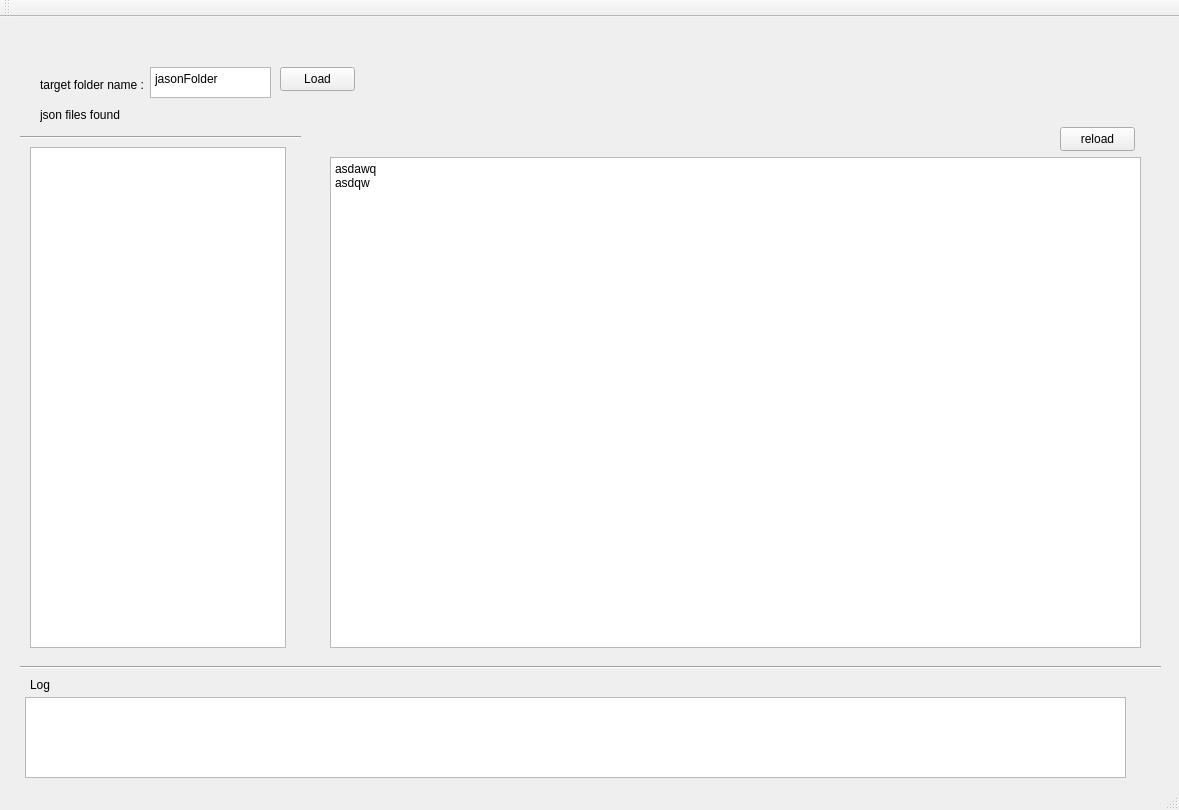
<?xml version="1.0" encoding="UTF-8"?>
<ui version="4.0">
 <class>JsonMasterYunuClass</class>
 <widget class="QMainWindow" name="JsonMasterYunuClass">
  <property name="geometry">
   <rect>
    <x>0</x>
    <y>0</y>
    <width>1179</width>
    <height>810</height>
   </rect>
  </property>
  <property name="windowTitle">
   <string>JsonMasterYunu</string>
  </property>
  <widget class="QWidget" name="centralWidget">
   <widget class="QPushButton" name="reloadButton">
    <property name="geometry">
     <rect>
      <x>1060</x>
      <y>110</y>
      <width>75</width>
      <height>24</height>
     </rect>
    </property>
    <property name="text">
     <string>reload</string>
    </property>
    <property name="flat">
     <bool>false</bool>
    </property>
   </widget>
   <widget class="QListWidget" name="filenameList">
    <property name="geometry">
     <rect>
      <x>30</x>
      <y>130</y>
      <width>256</width>
      <height>501</height>
     </rect>
    </property>
   </widget>
   <widget class="QTextEdit" name="pathTextEdit">
    <property name="geometry">
     <rect>
      <x>150</x>
      <y>50</y>
      <width>121</width>
      <height>31</height>
     </rect>
    </property>
    <property name="html">
     <string>&lt;!DOCTYPE HTML PUBLIC &quot;-//W3C//DTD HTML 4.0//EN&quot; &quot;http://www.w3.org/TR/REC-html40/strict.dtd&quot;&gt;
&lt;html&gt;&lt;head&gt;&lt;meta name=&quot;qrichtext&quot; content=&quot;1&quot; /&gt;&lt;meta charset=&quot;utf-8&quot; /&gt;&lt;style type=&quot;text/css&quot;&gt;
p, li { white-space: pre-wrap; }
hr { height: 1px; border-width: 0; }
li.unchecked::marker { content: &quot;\2610&quot;; }
li.checked::marker { content: &quot;\2612&quot;; }
&lt;/style&gt;&lt;/head&gt;&lt;body style=&quot; font-family:'맑은 고딕'; font-size:9pt; font-weight:400; font-style:normal;&quot;&gt;
&lt;p style=&quot; margin-top:0px; margin-bottom:0px; margin-left:0px; margin-right:0px; -qt-block-indent:0; text-indent:0px;&quot;&gt;jasonFolder&lt;/p&gt;&lt;/body&gt;&lt;/html&gt;</string>
    </property>
   </widget>
   <widget class="QLabel" name="label">
    <property name="geometry">
     <rect>
      <x>40</x>
      <y>60</y>
      <width>111</width>
      <height>16</height>
     </rect>
    </property>
    <property name="text">
     <string>target folder name : </string>
    </property>
   </widget>
   <widget class="QTextBrowser" name="jsonBrowser">
    <property name="enabled">
     <bool>true</bool>
    </property>
    <property name="geometry">
     <rect>
      <x>330</x>
      <y>140</y>
      <width>811</width>
      <height>491</height>
     </rect>
    </property>
    <property name="html">
     <string>&lt;!DOCTYPE HTML PUBLIC &quot;-//W3C//DTD HTML 4.0//EN&quot; &quot;http://www.w3.org/TR/REC-html40/strict.dtd&quot;&gt;
&lt;html&gt;&lt;head&gt;&lt;meta name=&quot;qrichtext&quot; content=&quot;1&quot; /&gt;&lt;meta charset=&quot;utf-8&quot; /&gt;&lt;style type=&quot;text/css&quot;&gt;
p, li { white-space: pre-wrap; }
hr { height: 1px; border-width: 0; }
li.unchecked::marker { content: &quot;\2610&quot;; }
li.checked::marker { content: &quot;\2612&quot;; }
&lt;/style&gt;&lt;/head&gt;&lt;body style=&quot; font-family:'맑은 고딕'; font-size:9pt; font-weight:400; font-style:normal;&quot;&gt;
&lt;p style=&quot; margin-top:0px; margin-bottom:0px; margin-left:0px; margin-right:0px; -qt-block-indent:0; text-indent:0px;&quot;&gt;asdawq&lt;/p&gt;
&lt;p style=&quot; margin-top:0px; margin-bottom:0px; margin-left:0px; margin-right:0px; -qt-block-indent:0; text-indent:0px;&quot;&gt;asdqw&lt;/p&gt;&lt;/body&gt;&lt;/html&gt;</string>
    </property>
   </widget>
   <widget class="QLabel" name="label_2">
    <property name="geometry">
     <rect>
      <x>40</x>
      <y>90</y>
      <width>101</width>
      <height>16</height>
     </rect>
    </property>
    <property name="text">
     <string>json files found</string>
    </property>
   </widget>
   <widget class="Line" name="line">
    <property name="geometry">
     <rect>
      <x>20</x>
      <y>110</y>
      <width>281</width>
      <height>21</height>
     </rect>
    </property>
    <property name="orientation">
     <enum>Qt::Horizontal</enum>
    </property>
   </widget>
   <widget class="Line" name="line_2">
    <property name="geometry">
     <rect>
      <x>20</x>
      <y>640</y>
      <width>1141</width>
      <height>20</height>
     </rect>
    </property>
    <property name="orientation">
     <enum>Qt::Horizontal</enum>
    </property>
   </widget>
   <widget class="QLabel" name="label_3">
    <property name="geometry">
     <rect>
      <x>30</x>
      <y>660</y>
      <width>48</width>
      <height>16</height>
     </rect>
    </property>
    <property name="text">
     <string>Log</string>
    </property>
   </widget>
   <widget class="QListWidget" name="logList">
    <property name="geometry">
     <rect>
      <x>25</x>
      <y>680</y>
      <width>1101</width>
      <height>81</height>
     </rect>
    </property>
   </widget>
   <widget class="QLabel" name="warningLabel">
    <property name="geometry">
     <rect>
      <x>390</x>
      <y>50</y>
      <width>731</width>
      <height>41</height>
     </rect>
    </property>
    <property name="text">
     <string/>
    </property>
    <property name="textFormat">
     <enum>Qt::PlainText</enum>
    </property>
    <property name="wordWrap">
     <bool>false</bool>
    </property>
   </widget>
   <widget class="QPushButton" name="filepathSubmitButton">
    <property name="geometry">
     <rect>
      <x>280</x>
      <y>50</y>
      <width>75</width>
      <height>24</height>
     </rect>
    </property>
    <property name="text">
     <string>Load</string>
    </property>
   </widget>
  </widget>
  <widget class="QMenuBar" name="menuBar">
   <property name="geometry">
    <rect>
     <x>0</x>
     <y>0</y>
     <width>1179</width>
     <height>22</height>
    </rect>
   </property>
  </widget>
  <widget class="QToolBar" name="mainToolBar">
   <attribute name="toolBarArea">
    <enum>TopToolBarArea</enum>
   </attribute>
   <attribute name="toolBarBreak">
    <bool>false</bool>
   </attribute>
  </widget>
  <widget class="QStatusBar" name="statusBar"/>
 </widget>
 <layoutdefault spacing="6" margin="11"/>
 <resources>
  <include location="JsonMasterYunu.qrc"/>
 </resources>
 <connections>
  <connection>
   <sender>filenameList</sender>
   <signal>itemDoubleClicked(QListWidgetItem*)</signal>
   <receiver>JsonMasterYunuClass</receiver>
   <slot>show()</slot>
   <hints>
    <hint type="sourcelabel">
     <x>157</x>
     <y>414</y>
    </hint>
    <hint type="destinationlabel">
     <x>589</x>
     <y>404</y>
    </hint>
   </hints>
  </connection>
 </connections>
</ui>
